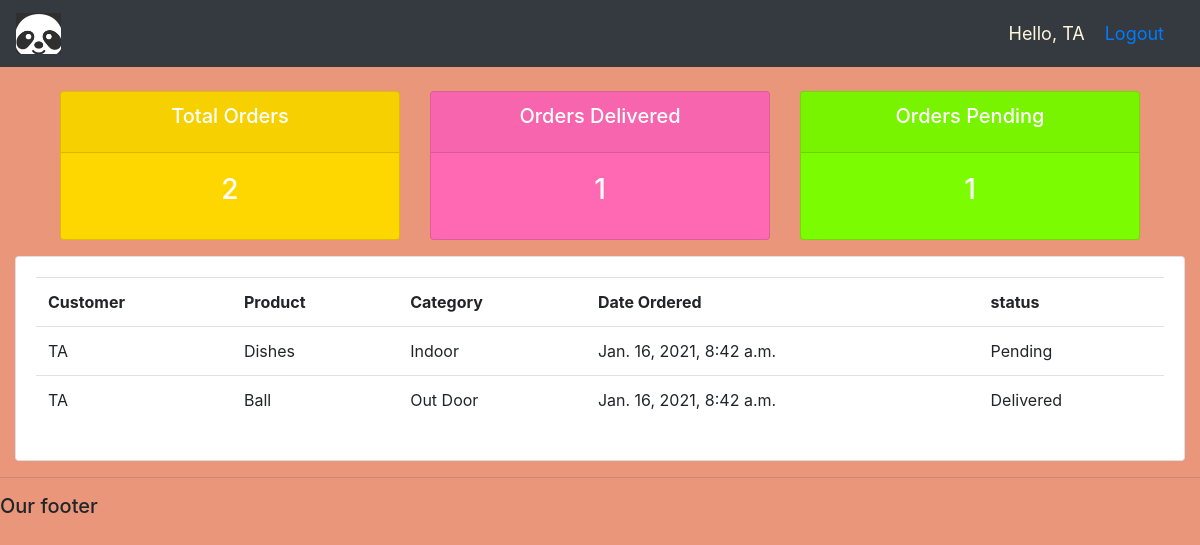
/user/ (signed in), run on the app's committed database.
### accounts/models.py (models this page shows)
class Order(models.Model):
    STATUS = (
        ('Pending', 'Pending'),
        ('Out for delivery', 'Out for delivery'),
        ('Delivered', 'Delivered'),
        )
    customers = models.ForeignKey(Customer, null=True, on_delete= models.SET_NULL)
    product = models.ForeignKey(Product, null=True, on_delete= models.SET_NULL)
    date_created = models.DateTimeField(auto_now_add=True, null=True)
    status = models.CharField(max_length=200,null=True, choices=STATUS)
    def __str__(self):
        return self.product.name

class Customer(models.Model):
    user = models.OneToOneField(User, null=True, on_delete=models.CASCADE, blank=True)
    name = models.CharField(max_length=200, null=True)
    phone = models.CharField(max_length=200, null=True)
    email = models.CharField(max_length=200, null=True)
    date_created = models.DateTimeField(auto_now_add=True, null=True)
    def __str__(self):
        return self.name

class Product(models.Model):
    CATEGORY = (
        ('Indoor', 'Indoor'),
        ('Out Door', 'Out Door',)
        )
    name = models.CharField(max_length=200, null=True)
    price = models.FloatField(null=True)
    category = models.CharField(max_length=200, null=True, choices=CATEGORY)
    description = models.CharField(max_length=200, null=True, blank=True)
    date_created = models.DateTimeField(auto_now_add=True, null=True)
    tags = models.ManyToManyField(Tag)
    def __str__(self):
        return self.name

### accounts/decorators.py (the view)
        def wrapper_func(request, *args, **kwargs):
            group = None
            if request.user.groups.exists():
                group = request.user.groups.all()[0].name
            if group in allowed_roles:
                return view_func(request, *args, **kwargs)
            else:
                return HttpResponse('You are not autnorized to view')

### accounts/views.py (called while the page is built)
@login_required(login_url='login')
@allowed_users(allowed_roles=['customer'])
def userPage(request):
    orders = request.user.customer.order_set.all()
    total_orders = orders.count()
    delivered = orders.filter(status='Delivered').count()
    pending = orders.filter(status='Pending').count()
    print('ORDERS:',orders)
    context = {'orders':orders, 'total_orders':total_orders, 'delivered':delivered, 'pending':pending}
    return render(request, 'accounts/user.html', context)

### accounts/templates/accounts/user.html
{% extends 'accounts/main.html' %}
{% block content %}
{% include 'accounts/status.html' %}
<div class="row mx-0">
    <div class="col-md">
          <div class="card card-body">
                <table class="table table-$m">
                      <tr>
                            <th>Customer</th>
                            <th>Product</th>
                            <th>Category</th>
                            <th>Date Ordered</th>
                            <th>status</th>
                      </tr>
                      {% for order in orders %}
                      <tr>
                            <td>{{order.customers}}</td>
                            <td>{{order.product}}</td>
                            <td>{{order.product.category}}</td>
                            <td>{{order.date_created}}</td>
                            <td>{{order.status}}</td>
                      </tr>
                      {% endfor %}
                </table>
          </div>
    </div>
</div>
{% endblock content %}

### accounts/templates/accounts/main.html (shortened to what this page needs)
{% load static %}
<!DOCTYPE html>
<html>
    <head>
        <link rel="stylesheet" href="https://stackpath.bootstrapcdn.com/bootstrap/4.4.1/css/bootstrap.min.css">
       <link rel="stylesheet" type="text/css" href="{% static '/css/main.css' %}">
    </head>
    <body>
      {% include 'accounts/navbar.html' %}
          {% block content %}
          {% endblock %}
      <hr>
      <h5>Our footer</h5>
    </body>
</html>

### accounts/templates/accounts/navbar.html (shortened to what this page needs)
{% load static %}
<nav class="navbar navbar-expand-lg navbar-dark bg-dark">
    <a class="navbar-brand" href="{% url 'home' %}"><img class="img-fluid" src="{% static  'images/logo.jpg' %}"></a>
    <span class="hello-msg">Hello, {{request.user}}</span>
    <span class="hello-msg"><a href="{% url 'logout' %}">Logout</a></span>
  </nav>

### accounts/templates/accounts/status.html
<div class="container">
    <br>
    <div class="row mx-0">
        <div class="col">
            <div class="col-mid">
                <div class="card text-center text-white mb-3" id="total-orders">
                    <div class="card-header">
                        <h5 class="card-title">Total Orders</h5>
                    </div>
                    <div class="card-body">
                        <h3 class="card-title">{{total_orders}}</h3>
                    </div>
                </div>
            </div>
        </div>
        <div class="col">
            <div class="col-mid">
                <div class="card text-center text-white mb-3" id="orders-delivred">
                    <div class="card-header">
                        <h5 class="card-title">Orders Delivered</h5>
                    </div>
                    <div class="card-body">
                        <h3 class="card-title">{{delivered}}</h3>
                    </div>
                </div>
            </div>
        </div>
        <div class="col">
            <div class="col-mid">
                <div class="card text-center text-white mb-3" id="orders-pending">
                    <div class="card-header">
                        <h5 class="card-title">Orders Pending</h5>
                    </div>
                    <div class="card-body">
                        <h3 class="card-title">{{pending}}</h3>
                    </div>
                </div>
            </div>
        </div>
    </div>
</div>

### static/css/main.css (style rules this page uses)
body { background-color: darksalmon; }
#total-orders { background-color: gold; }
#orders-delivred { background-color: hotpink; }
#orders-pending { background-color: lawngreen; }

### accounts/templates/accounts/navbar.html (style rules this page uses)
.navbar img { width: 45px; }
.hello-msg { font-size: 18px; color: cornsilk; margin-right: 20px; }

### data on the page
Order: customers "TA", product "Dishes", product.category "Indoor", date_created "Jan. 16, 2021, 8:42 a.m.", status "Pending"
Order: customers "TA", product "Ball", product.category "Out Door", date_created "Jan. 16, 2021, 8:42 a.m.", status "Delivered"

### other printed values
{{ request.user }} "TA"
{{ total_orders }} "2"
{{ delivered }} "1"
{{ pending }} "1"
